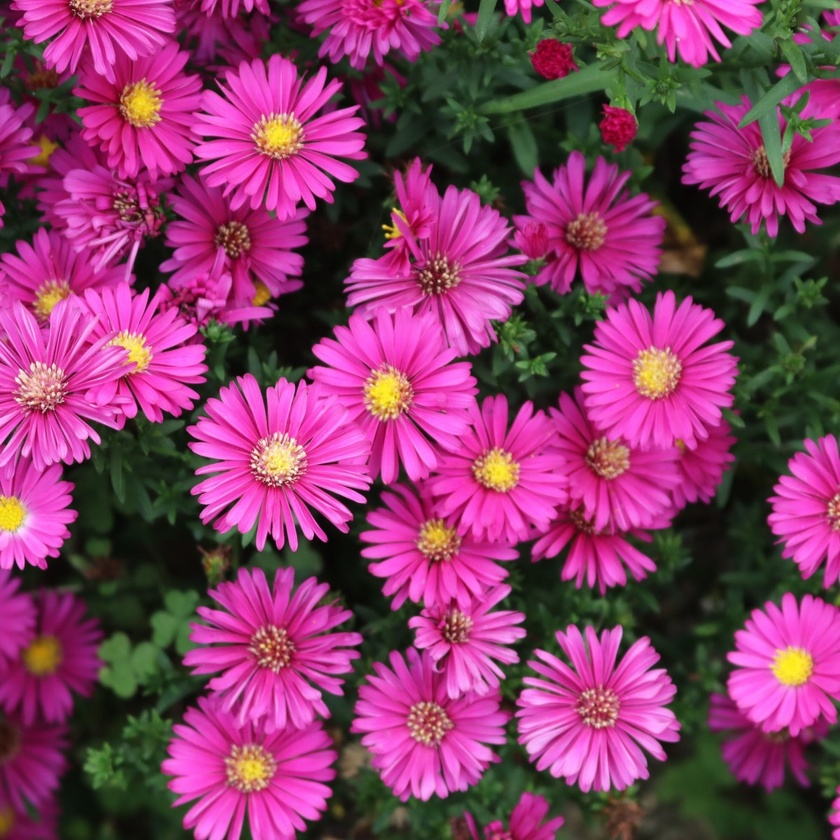
#> input picture assignment/flowers.jpg, 840 x 840 px, shrunk from 1200 x 1200 before the run
$ python hw2-1.py
#> lines starting #> are read from the running program, lines starting #| are printed output that depends on the picture
import numpy as np
import cv2

def onChange1(value):
    global minPos, maxPos
    minPos=cv2.getTrackbarPos("V_min", title)
    print("minPos : ", minPos)
    th, v2 = cv2.threshold(v, minPos, maxPos, cv2.THRESH_TOZERO)
    hsv2_image=cv2.merge([h,s,v2])
    color_image=cv2.cvtColor(hsv2_image,cv2.COLOR_HSV2BGR)
    cv2.imshow(title, color_image)
def onChange2(value):
    global maxPos
    maxPos=cv2.getTrackbarPos("V_max", title)
    print("maxPos : ", maxPos)
    th, v2 = cv2.threshold(v, maxPos, 255, cv2.THRESH_TOZERO_INV)
    hsv2_image=cv2.merge([h,s,v2])
    color_image=cv2.cvtColor(hsv2_image,cv2.COLOR_HSV2BGR)
    cv2.imshow(title, color_image)


image = cv2.imread("flowers.jpg", cv2.IMREAD_COLOR)
#> image is the input picture: shape (840, 840, 3); mean B, G, R 103.2, 59.7, 135.5

title = "HW 2-1"

cv2.imshow(title, image)

hsv_image = cv2.cvtColor(image, cv2.COLOR_BGR2HSV)
#> hsv_image: shape (840, 840, 3); mean H, S, V 114.5, 148.4, 140.6
h,s,v=cv2.split(hsv_image)
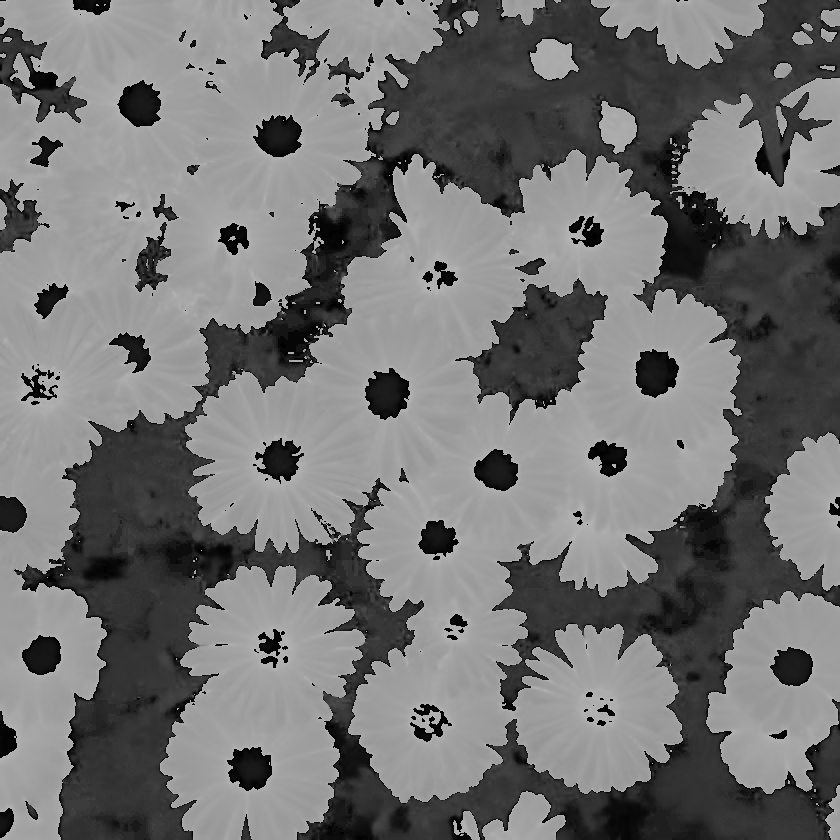
#> h: shape (840, 840); min 0, max 179, mean 114.5
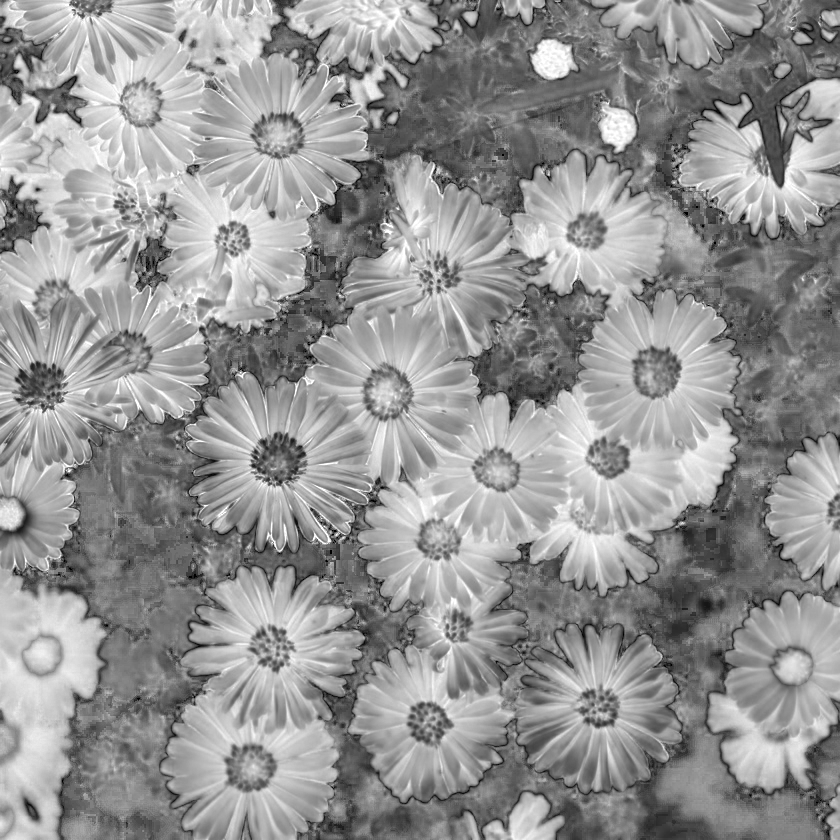
#> s: shape (840, 840); min 0, max 255, mean 148.4
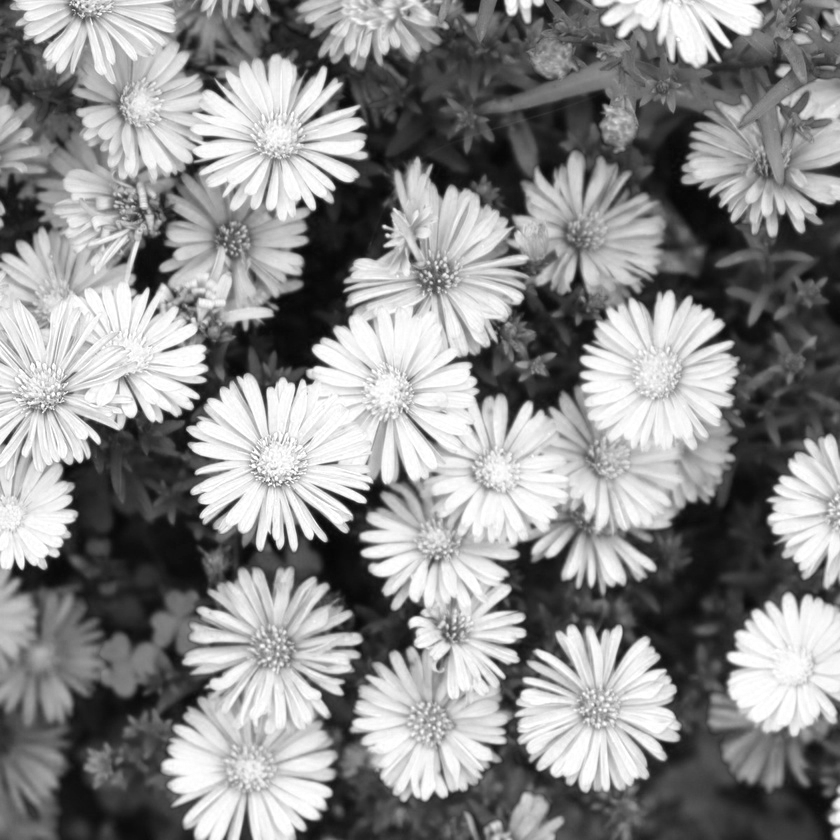
#> v: shape (840, 840); min 5, max 255, mean 140.6

cv2.createTrackbar("V_min", title, 0,255, onChange1)
cv2.setTrackbarPos("V_min", title, 100)

cv2.createTrackbar("V_max", title, 0,255, onChange2)
cv2.setTrackbarPos("V_max", title, 255)

cv2.waitKey(0)
cv2.destroyAllWindows()

$ run again, with assignment/paper.jpg copied over assignment/flowers.jpg
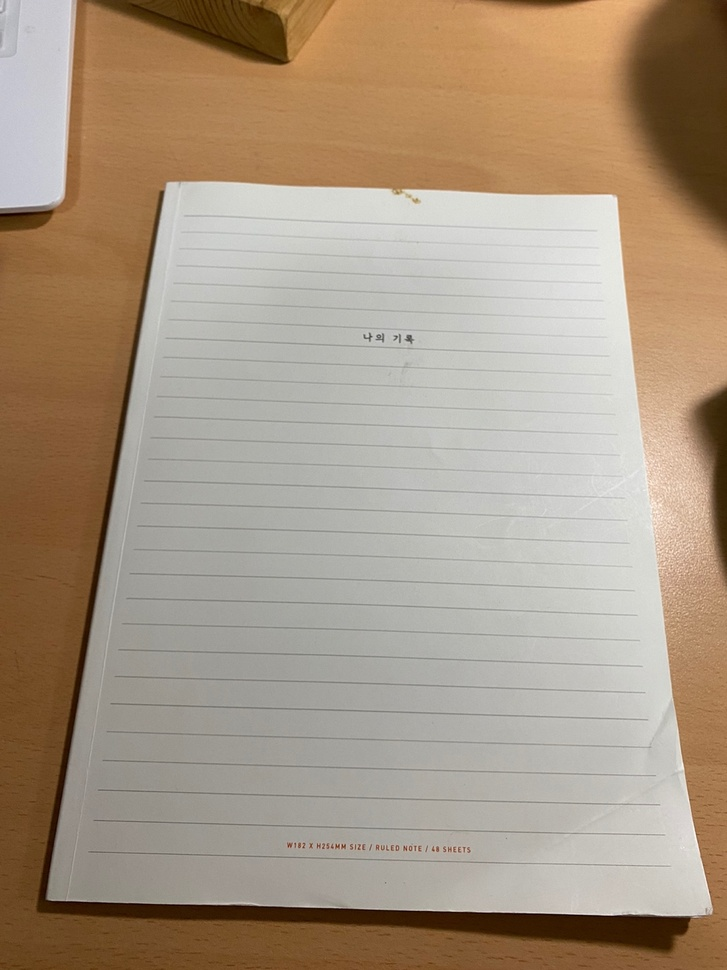
#> input picture assignment/paper.jpg, 727 x 970 px, shrunk from 1079 x 1440 before the run
#> image is the input picture: shape (970, 727, 3); mean B, G, R 131.6, 151.2, 168.5
#> hsv_image: shape (970, 727, 3); mean H, S, V 24.5, 67.8, 168.9
#> `h,s,v=cv2.split(hsv_image)`:
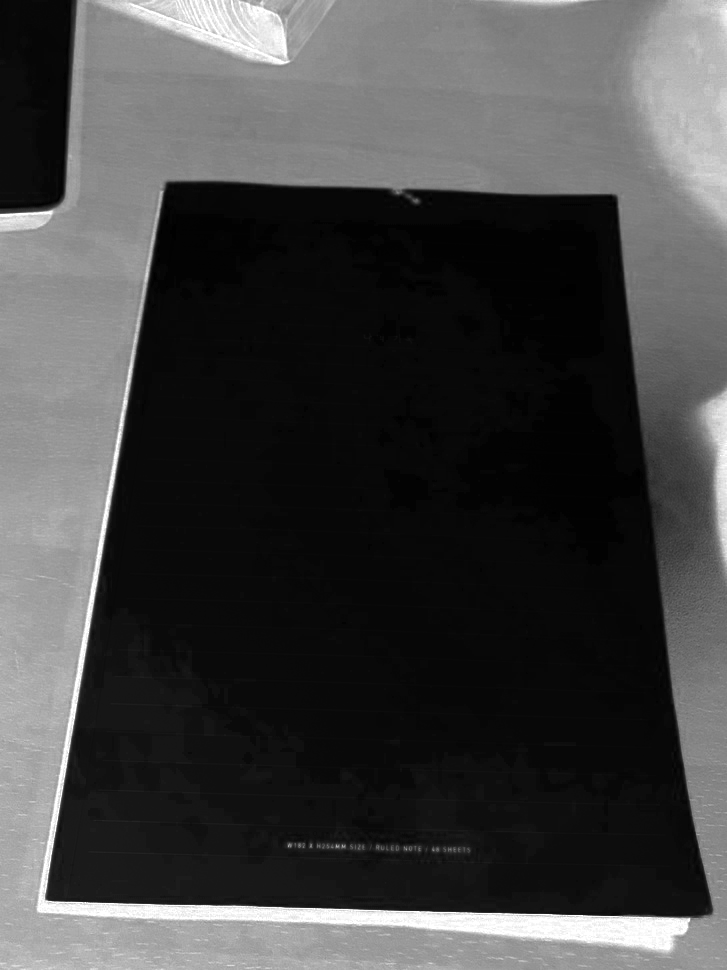
#> s: shape (970, 727); min 0, max 255, mean 67.8
#> `h,s,v=cv2.split(hsv_image)`:
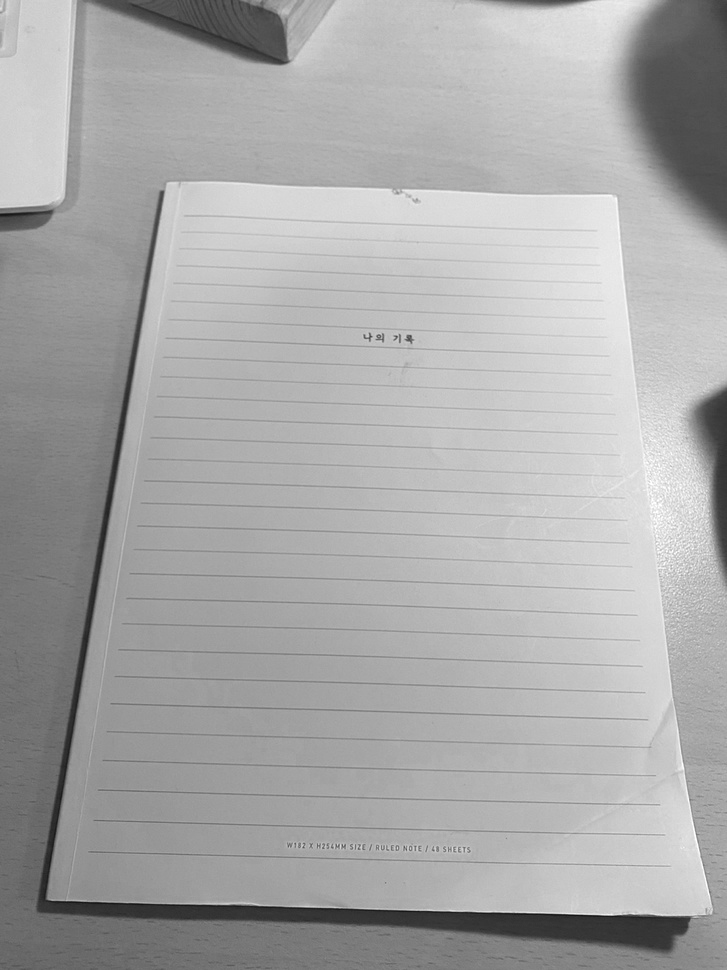
#> v: shape (970, 727); min 17, max 255, mean 168.9
